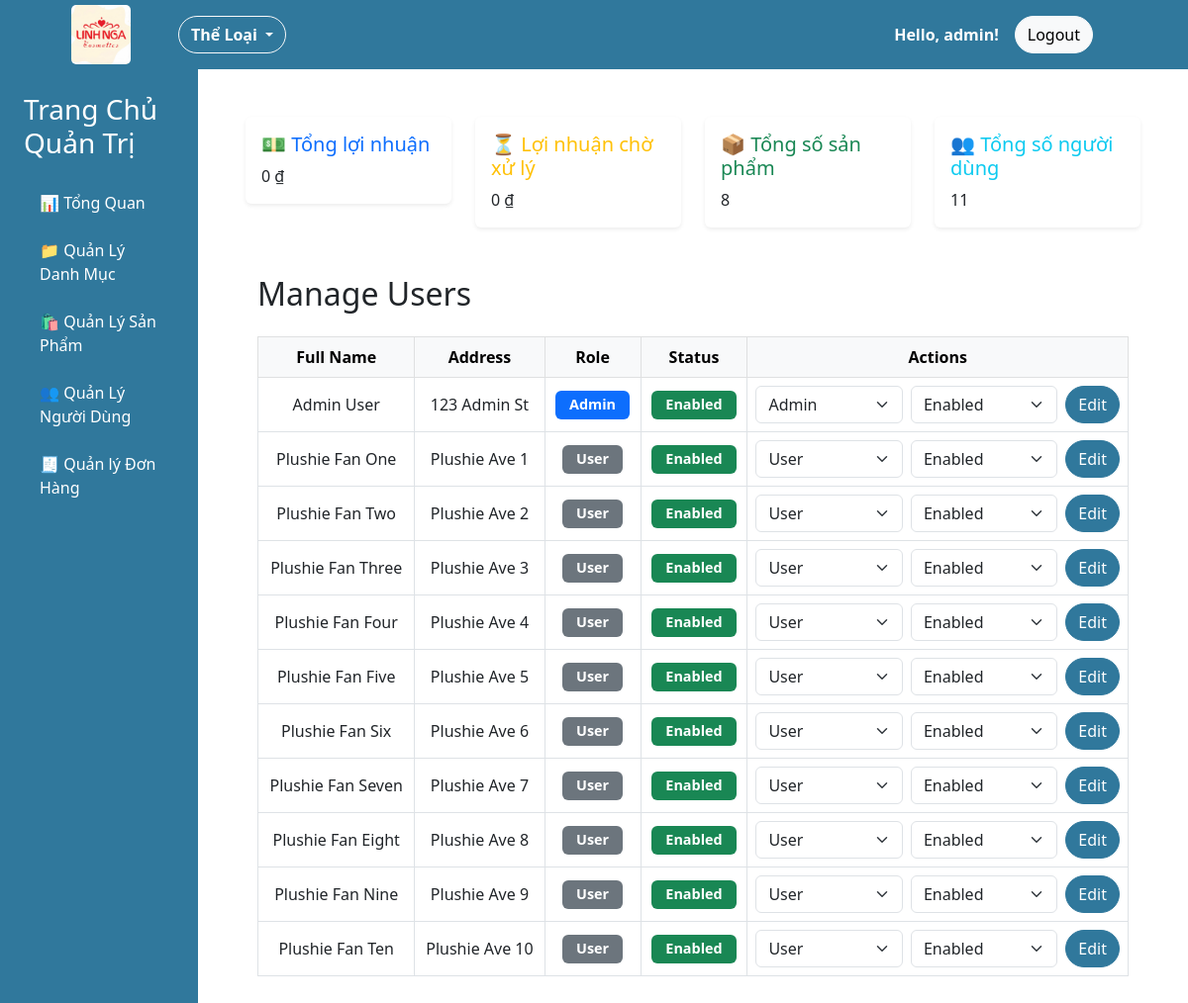
The app's page /pages/admin.php?section=users (signed in) with its own data.
### tables this page shows
CREATE TABLE `user` (
  `id_user` int(11) NOT NULL,
  `username` varchar(15) NOT NULL,
  `password` varchar(255) NOT NULL,
  `fullname` varchar(50) DEFAULT NULL,
  `phone` varchar(50) DEFAULT NULL,
  `email` varchar(50) DEFAULT NULL,
  `address` varchar(100) DEFAULT NULL,
  `isAdmin` tinyint(1) DEFAULT 0,
  `isDisabled` tinyint(1) DEFAULT 0
);

### pages/admin_users.php (the view, shortened to what this page needs)
<?php
$sql_fetch_users = "SELECT * FROM user";
$stmt_users = $pdo->prepare($sql_fetch_users);
$stmt_users->execute();
$users = $stmt_users->fetchAll(PDO::FETCH_ASSOC);
?>
<div class="container mt-5">
    <h2 class="mb-4">Manage Users</h2>
    <table class="table table-hover table-bordered mt-3">
        <thead class="table-light">
            <tr>
                <th>Full Name</th>
                <th>Address</th>
                <th>Role</th>
                <th>Status</th>
                <th>Actions</th>
            </tr>
        </thead>
        <tbody>
            <?php foreach ($users as $user): ?>
                <tr>
                    <td><?= htmlspecialchars($user['fullname']); ?></td>
                    <td><?= htmlspecialchars($user['address']); ?></td>
                    <td>
                        <span class="badge <?= $user['isAdmin'] == 1 ? 'bg-primary' : 'bg-secondary'; ?>">
                            <?= $user['isAdmin'] == 1 ? 'Admin' : 'User'; ?>
                        </span>
                    </td>
                    <td>
                        <span class="badge <?= $user['isDisabled'] == 1 ? 'bg-danger' : 'bg-success'; ?>">
                            <?= $user['isDisabled'] == 1 ? 'Disabled' : 'Enabled'; ?>
                        </span>
                    </td>
                    <td>
                        <form method="post" class="d-flex align-items-center">
                            <select name="isAdmin" class="form-select me-2">
                                <option value="0" <?= $user['isAdmin'] == 0 ? 'selected' : ''; ?>>User</option>
                                <option value="1" <?= $user['isAdmin'] == 1 ? 'selected' : ''; ?>>Admin</option>
                            </select>
                            <select name="isDisabled" class="form-select me-2">
                                <option value="0" <?= $user['isDisabled'] == 0 ? 'selected' : ''; ?>>Enabled</option>
                            </select>
                            <button type="submit" name="edit_user" class="btn btn-primary">Edit</button>
                        </form>
                    </td>
                </tr>
            <?php endforeach; ?>
        </tbody>
    </table>
</div>

### assets/css/index.css (style rules this page uses)
.btn { border-radius: 25px; }
.btn-primary { background:rgb(220,111,104); border: 1px solid rgb(211, 89, 80); color:white }

### assets/css/header.css (style rules this page uses)
.badge { font-size: 0.8rem; padding: 0.5em 0.6em; background-color: #dc3545; }

### pages/admin_users.php (style rules this page uses)
.btn-primary { background-color: rgb(48,120,156); border-color: rgb(48,120,156); }
.badge { padding: 0.5em 1em; font-size: 0.9em; }
.table td, .table th { vertical-align: middle; text-align: center; }
.form-select { min-width: 140px; }

### records on screen
user: fullname "Admin User", address "123 Admin St", shows "Enabled", isAdmin "Admin", isDisabled "Enabled"
user: fullname "Plushie Fan One", address "Plushie Ave 1", shows "User", shows "Enabled", isAdmin "User", isDisabled "Enabled"
user: fullname "Plushie Fan Two", address "Plushie Ave 2", shows "User", shows "Enabled", isAdmin "User", isDisabled "Enabled"
user: fullname "Plushie Fan Three", address "Plushie Ave 3", shows "User", shows "Enabled", isAdmin "User", isDisabled "Enabled"
user: fullname "Plushie Fan Four", address "Plushie Ave 4", shows "User", shows "Enabled", isAdmin "User", isDisabled "Enabled"
user: fullname "Plushie Fan Five", address "Plushie Ave 5", shows "User", shows "Enabled", isAdmin "User", isDisabled "Enabled"
user: fullname "Plushie Fan Six", address "Plushie Ave 6", shows "User", shows "Enabled", isAdmin "User", isDisabled "Enabled"
user: fullname "Plushie Fan Seven", address "Plushie Ave 7", shows "User", shows "Enabled", isAdmin "User", isDisabled "Enabled"
user: fullname "Plushie Fan Eight", address "Plushie Ave 8", shows "User", shows "Enabled", isAdmin "User", isDisabled "Enabled"
user: fullname "Plushie Fan Nine", address "Plushie Ave 9", shows "User", shows "Enabled", isAdmin "User", isDisabled "Enabled"
user: fullname "Plushie Fan Ten", address "Plushie Ave 10", shows "User", shows "Enabled", isAdmin "User", isDisabled "Enabled"

### other values on screen
$_SESSION['username'] "admin"
$stats['total_profit'] "0"
$stats['pending_profit'] "0"
$stats['total_products'] "8"
$stats['total_users'] "11"
